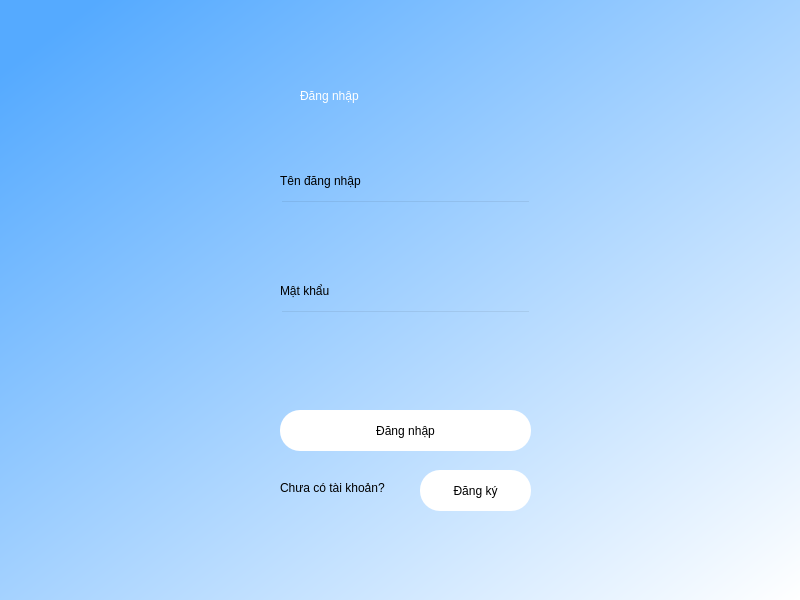
<?xml version="1.0" encoding="UTF-8"?>
<ui version="4.0">
 <class>Dialog</class>
 <widget class="QDialog" name="Dialog">
  <property name="geometry">
   <rect>
    <x>0</x>
    <y>0</y>
    <width>800</width>
    <height>600</height>
   </rect>
  </property>
  <property name="windowTitle">
   <string>Dialog</string>
  </property>
  <widget class="QWidget" name="bgwidget" native="true">
   <property name="geometry">
    <rect>
     <x>0</x>
     <y>0</y>
     <width>800</width>
     <height>600</height>
    </rect>
   </property>
   <property name="styleSheet">
    <string notr="true">QWidget#bgwidget{
background-color: qlineargradient(spread:pad, x1:0.0578947, y1:0.063, x2:1, y2:1, stop:0 rgba(85, 170, 255, 255), stop:1 rgba(255, 255, 255, 255));}</string>
   </property>
   <widget class="QLabel" name="label">
    <property name="geometry">
     <rect>
      <x>300</x>
      <y>60</y>
      <width>211</width>
      <height>71</height>
     </rect>
    </property>
    <property name="styleSheet">
     <string notr="true">color: rgb(255, 255, 255); font: 26pt &quot;MS Shell Dlg 2&quot;;</string>
    </property>
    <property name="text">
     <string>Đăng nhập</string>
    </property>
   </widget>
   <widget class="QLabel" name="label_2">
    <property name="geometry">
     <rect>
      <x>280</x>
      <y>150</y>
      <width>141</width>
      <height>61</height>
     </rect>
    </property>
    <property name="styleSheet">
     <string notr="true">font: 10pt &quot;MS Shell Dlg 2&quot;;color:rgb(0, 0, 0)</string>
    </property>
    <property name="text">
     <string>Tên đăng nhập</string>
    </property>
   </widget>
   <widget class="QLineEdit" name="dangnhap">
    <property name="geometry">
     <rect>
      <x>280</x>
      <y>200</y>
      <width>251</width>
      <height>41</height>
     </rect>
    </property>
    <property name="styleSheet">
     <string notr="true">background-color: rgba(0,0,0,0);
font: 12pt &quot;MS Shell Dlg 2&quot;</string>
    </property>
    <property name="text">
     <string/>
    </property>
    <property name="echoMode">
     <enum>QLineEdit::Normal</enum>
    </property>
   </widget>
   <widget class="QLineEdit" name="matkhau">
    <property name="geometry">
     <rect>
      <x>280</x>
      <y>310</y>
      <width>251</width>
      <height>41</height>
     </rect>
    </property>
    <property name="styleSheet">
     <string notr="true">background-color: rgba(0,0,0,0); 
font: 12pt &quot;MS Shell Dlg 2&quot;</string>
    </property>
    <property name="echoMode">
     <enum>QLineEdit::Password</enum>
    </property>
   </widget>
   <widget class="QLabel" name="label_3">
    <property name="geometry">
     <rect>
      <x>280</x>
      <y>260</y>
      <width>141</width>
      <height>61</height>
     </rect>
    </property>
    <property name="styleSheet">
     <string notr="true">font: 10pt &quot;MS Shell Dlg 2&quot;;color:rgb(0, 0, 0)</string>
    </property>
    <property name="text">
     <string>Mật khẩu</string>
    </property>
   </widget>
   <widget class="QPushButton" name="dangnhapbtn">
    <property name="geometry">
     <rect>
      <x>280</x>
      <y>410</y>
      <width>251</width>
      <height>41</height>
     </rect>
    </property>
    <property name="styleSheet">
     <string notr="true">border-radius: 20px;
background-color: rgb(255, 255, 255);
font: 11pt &quot;MS Shell Dlg 2&quot;; color: rgb(0, 0, 0)</string>
    </property>
    <property name="text">
     <string>Đăng nhập</string>
    </property>
   </widget>
   <widget class="QLabel" name="loi">
    <property name="geometry">
     <rect>
      <x>280</x>
      <y>360</y>
      <width>251</width>
      <height>16</height>
     </rect>
    </property>
    <property name="styleSheet">
     <string notr="true">font: 9pt &quot;MS Shell Dlg 2&quot;;color: red</string>
    </property>
    <property name="text">
     <string/>
    </property>
   </widget>
   <widget class="QLabel" name="label_4">
    <property name="geometry">
     <rect>
      <x>280</x>
      <y>480</y>
      <width>141</width>
      <height>16</height>
     </rect>
    </property>
    <property name="styleSheet">
     <string notr="true">font: 9pt &quot;MS Shell Dlg 2&quot;;</string>
    </property>
    <property name="text">
     <string>Chưa có tài khoản?</string>
    </property>
   </widget>
   <widget class="QPushButton" name="dangkybtn1">
    <property name="geometry">
     <rect>
      <x>420</x>
      <y>470</y>
      <width>111</width>
      <height>41</height>
     </rect>
    </property>
    <property name="styleSheet">
     <string notr="true">border-radius: 20px;
background-color: rgb(255, 255, 255);
font: 11pt &quot;MS Shell Dlg 2&quot;; color: rgb(0, 0, 0)</string>
    </property>
    <property name="text">
     <string>Đăng ký</string>
    </property>
   </widget>
  </widget>
 </widget>
 <resources/>
 <connections/>
</ui>
